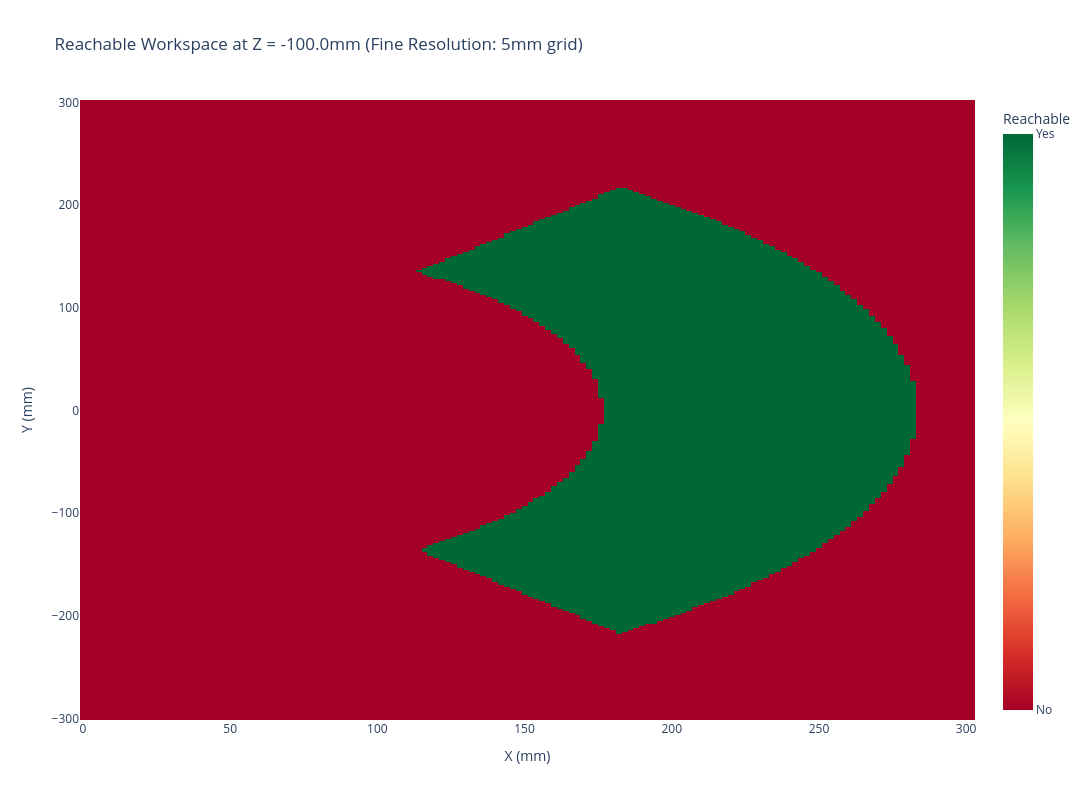

The notebook cell this image was saved under:
### Code cell
# Create XY plane heatmap at Z = max_z with finer resolution
z_slice = -100

# Create finer grid for this specific slice
# Create finer grid for this specific slice
x_range_fine = np.arange(X_MIN, X_MAX + 2, 2.0)  # 5mm step instead of 20mm
y_range_fine = np.arange(Y_MIN, Y_MAX + 2, 2.0)  # 5mm step instead of 20mm

xy_grid = np.zeros((len(y_range_fine), len(x_range_fine)))
xy_text = [[f"X: {x:.0f}<br>Y: {y:.0f}<br>Z: {z_slice:.0f}" 
            for x in x_range_fine] for y in y_range_fine]

print(f"Generating fine-grained heatmap at Z = {z_slice}mm...")
print(f"Grid size: {len(x_range_fine)} x {len(y_range_fine)} = {len(x_range_fine) * len(y_range_fine)} points")

for i, y in enumerate(y_range_fine):
    for j, x in enumerate(x_range_fine):
        result = inverse_kinematics(x, y, z_slice)
        xy_grid[i, j] = 1 if result else 0

fig = go.Figure(data=go.Heatmap(
    z=xy_grid,
    x=x_range_fine,
    y=y_range_fine,
    colorscale='RdYlGn',
    text=xy_text,
    hovertemplate='%{text}<br>Reachable: %{z}<extra></extra>',
    colorbar=dict(
        title="Reachable",
        tickvals=[0, 1],
        ticktext=['No', 'Yes']
    )
))

fig.update_layout(
    title=f'Reachable Workspace at Z = {z_slice:.1f}mm (Fine Resolution: 5mm grid)',
    xaxis_title='X (mm)',
    yaxis_title='Y (mm)',
    height=800,
    width=1200
)

fig.show()
print("Done!")

### Figure 1 — Plotly figure (JSON) as saved in the notebook; plotly's stock layout.template omitted (floating-point values rounded to 4 significant figures; data arrays with more than 128 entries replaced by an {"elided": "..."} marker saying what was removed)
{"data": [{"colorbar": {"ticktext": ["No", "Yes"], "tickvals": [0, 1], "title": {"text": "Reachable"}}, "colorscale": [[0, "rgb(165,0,38)"], [0.1, "rgb(215,48,39)"], [0.2, "rgb(244,109,67)"], [0.3, "rgb(253,174,97)"], [0.4, "rgb(254,224,139)"], [0.5, "rgb(255,255,191)"], [0.6, "rgb(217,239,139)"], [0.7, "rgb(166,217,106)"], [0.8, "rgb(102,189,99)"], [0.9, "rgb(26,152,80)"], [1, "rgb(0,104,55)"]], "hovertemplate": "%{text}<br>Reachable: %{z}<extra></extra>", "text": {"elided": "302x152 str values"}, "type": "heatmap", "x": {"elided": "152 float values"}, "y": {"elided": "302 float values"}, "z": {"elided": "302x152 float values"}}], "layout": {"height": 800, "title": {"text": "Reachable Workspace at Z = -100.0mm (Fine Resolution: 5mm grid)"}, "width": 1200, "xaxis": {"title": {"text": "X (mm)"}}, "yaxis": {"title": {"text": "Y (mm)"}}}}
